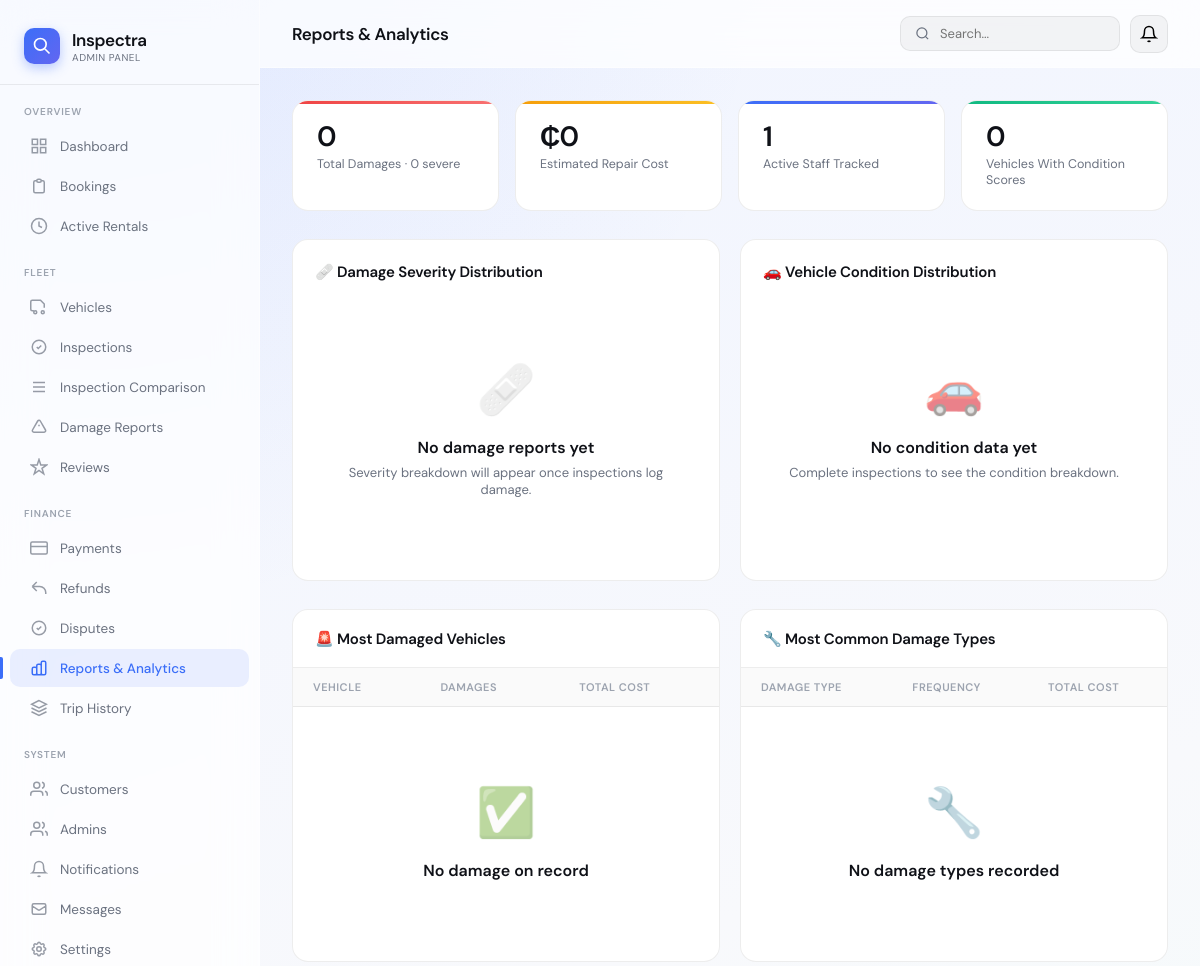
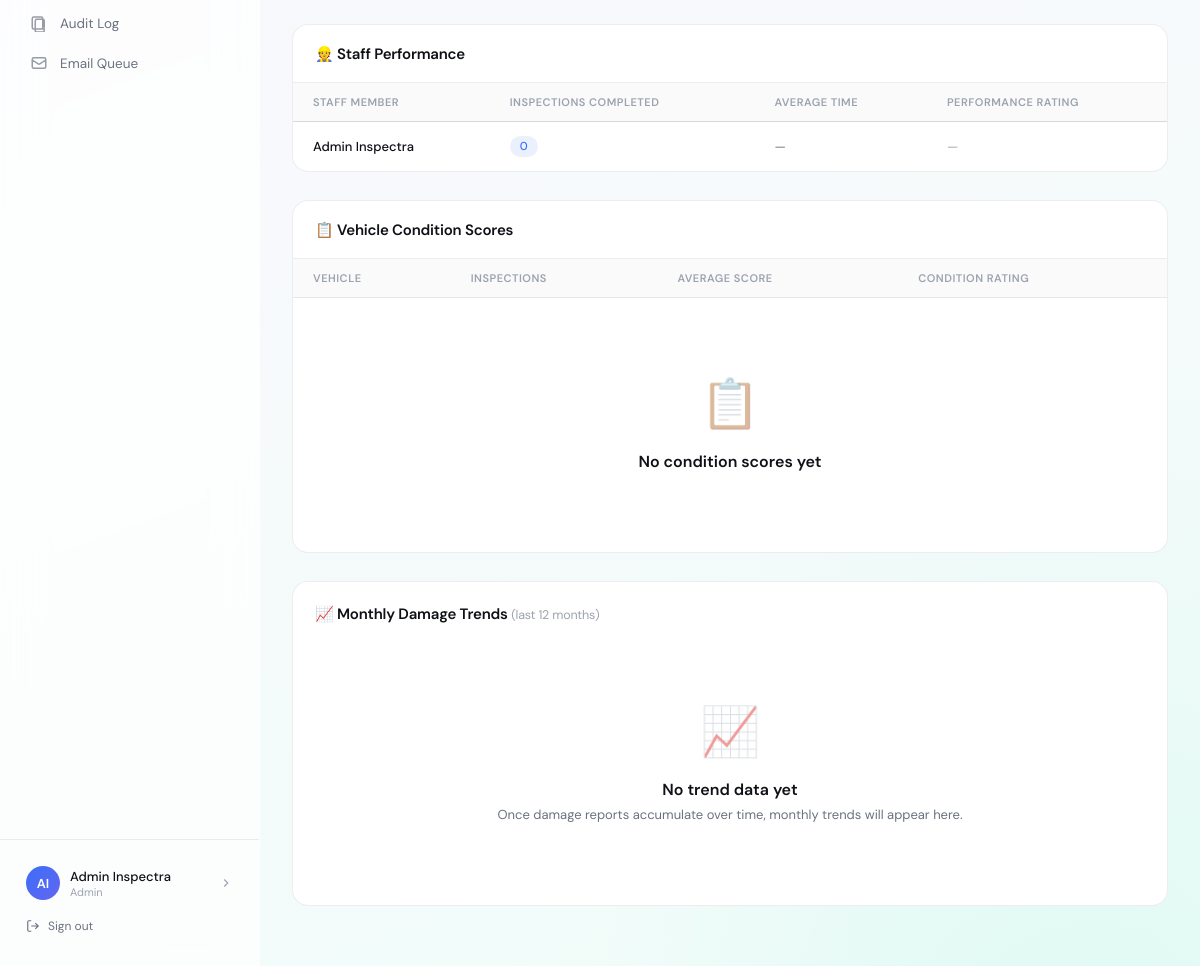
Screenshot of /admin/reports.php (signed in) with the database file from the repository (2 pictures, top to bottom).
### tables this page shows
CREATE TABLE IF NOT EXISTS users (
    id INT UNSIGNED AUTO_INCREMENT PRIMARY KEY,
    uuid VARCHAR(36) UNIQUE NOT NULL,
    first_name VARCHAR(100) NOT NULL,
    last_name VARCHAR(100) NOT NULL,
    email VARCHAR(255) UNIQUE NOT NULL,
    phone VARCHAR(30),
    date_of_birth DATE NULL,
    address VARCHAR(255) NULL,
    city VARCHAR(100) NULL,
    id_document_type VARCHAR(50) NULL,
    id_document_number VARCHAR(80) NULL,
    emergency_contact_name VARCHAR(150) NULL,
    emergency_contact_phone VARCHAR(30) NULL,
    password_hash VARCHAR(255),
    role ENUM('admin','customer') NOT NULL DEFAULT 'customer',
    avatar VARCHAR(500),
    avatar_path VARCHAR(500) NULL,
    oauth_provider ENUM('google','apple') NULL,
    oauth_id VARCHAR(255) NULL,
    is_verified TINYINT(1) DEFAULT 0,
    is_active TINYINT(1) DEFAULT 1,
    email_verified_at TIMESTAMP NULL,
    last_login_at TIMESTAMP NULL,
    created_at TIMESTAMP DEFAULT CURRENT_TIMESTAMP,
    updated_at TIMESTAMP DEFAULT CURRENT_TIMESTAMP ON UPDATE CURRENT_TIMESTAMP,
    INDEX idx_email (email),
    INDEX idx_role (role),
    INDEX idx_uuid (uuid)
);

### admin/reports.php (the view, shortened to what the rows shown need)
<?php
$staffStats = DB::fetchAll("
    SELECT
        u.id, u.first_name, u.last_name,
        COUNT(i.id) as inspection_count,
        AVG(TIMESTAMPDIFF(MINUTE, i.created_at, i.updated_at)) as avg_time_minutes
    FROM users u
    LEFT JOIN inspections i ON u.id = i.conducted_by
    WHERE u.role = 'admin' OR u.role = 'inspector' OR u.role = 'agent'
    GROUP BY u.id, u.first_name, u.last_name
    ORDER BY inspection_count DESC
");
require_once __DIR__ . '/../includes/admin-header.php';
?>
<div class="report-section" style="display:grid;grid-template-columns:1fr 1fr;gap:20px">
  <div class="card">
    <div class="table-wrap">
      <table>
        <thead><tr><th>Vehicle</th><th>Damages</th><th>Total Cost</th></tr></thead>
      </table>
    </div>
  </div>
  <div class="card">
    <div class="table-wrap">
      <table>
        <thead><tr><th>Damage Type</th><th>Frequency</th><th>Total Cost</th></tr></thead>
      </table>
    </div>
  </div>
</div>
<div class="report-section card">
  <div class="table-wrap">
    <table>
      <thead><tr><th>Staff Member</th><th>Inspections Completed</th><th>Average Time</th><th>Performance Rating</th></tr></thead>
      <tbody>
        <?php if (empty($staffStats)): ?>
        <tr><td colspan="4">
          <div class="empty-state">
            <div class="empty-state-icon">👷</div>
            <div class="empty-state-title">No staff activity yet</div>
          </div>
        </td></tr>
        <?php else: foreach ($staffStats as $staff): ?>
        <tr>
          <td style="font-size:13px;font-weight:500"><?= e($staff['first_name'] . ' ' . $staff['last_name']) ?></td>
          <td><span class="pill" style="background:rgba(59,110,248,0.1);color:var(--accent)"><?= $staff['inspection_count'] ?></span></td>
          <td style="font-size:13px;color:var(--text-secondary)"><?= $staff['avg_time_minutes'] ? round($staff['avg_time_minutes'], 1) . ' min' : '—' ?></td>
          <td style="font-size:13px">
            <?php
            $count = $staff['inspection_count'];
            if ($count >= 50) echo '⭐⭐⭐⭐⭐ Excellent';
            elseif ($count >= 30) echo '⭐⭐⭐⭐ Very Good';
            elseif ($count >= 15) echo '⭐⭐⭐ Good';
            elseif ($count >= 5) echo '⭐⭐ Fair';
            elseif ($count > 0) echo '⭐ Needs Improvement';
            else echo '<span style="color:var(--text-tertiary)">—</span>';
            ?>
          </td>
        </tr>
        <?php endforeach; endif; ?>
      </tbody>
    </table>
  </div>
</div>
<div class="report-section card">
  <div class="table-wrap">
    <table>
      <thead><tr><th>Vehicle</th><th>Inspections</th><th>Average Score</th><th>Condition Rating</th></tr></thead>
    </table>
  </div>
</div>
<?php require_once __DIR__ . '/../includes/admin-footer.php'; ?>

### includes/admin-header.php (shortened to what the rows shown need)
<?php
$currentUser = Auth::user();
?>
<!DOCTYPE html>
<html lang="en">
<head>
</head>
<body>
<div class="app">
  <aside class="sidebar" id="sidebar">
    <div class="sidebar-bottom">
      <div class="user-card" onclick="window.location='<?= APP_URL ?>/admin/profile.php'">
        <div class="avatar"><?= $currentUser ? strtoupper((substr($currentUser['first_name']??'U',0,1)).(substr($currentUser['last_name']??'',0,1))) : 'A' ?></div>
        <div class="user-info">
          <div class="user-name"><?= $currentUser ? e($currentUser['first_name'].' '.$currentUser['last_name']) : 'Admin User' ?></div>
          <div class="user-role">Admin</div>
        </div>
        <svg class="user-chevron" fill="none" stroke="currentColor" stroke-width="2" viewBox="0 0 24 24"><path d="M9 18l6-6-6-6"/></svg>
      </div>
    </div>
  </aside>
  <main class="main">
    <div class="page-content">

### rows the page displays
users: first_name+last_name "AI", first_name+last_name "Admin Inspectra", inspection_count "0"

### other values shown
$pageTitle "Reports & Analytics"
$damageStats['total_damages'] "0"
$damageStats['severe_count'] "0"
$damageStats['total_cost'] "0"
count($staffStats) "1"
count($vehicleConditions) "0"
